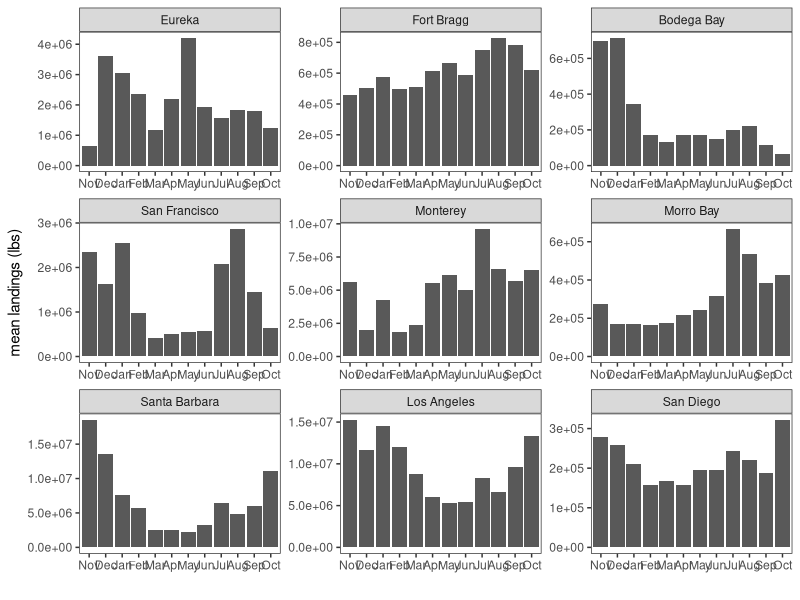
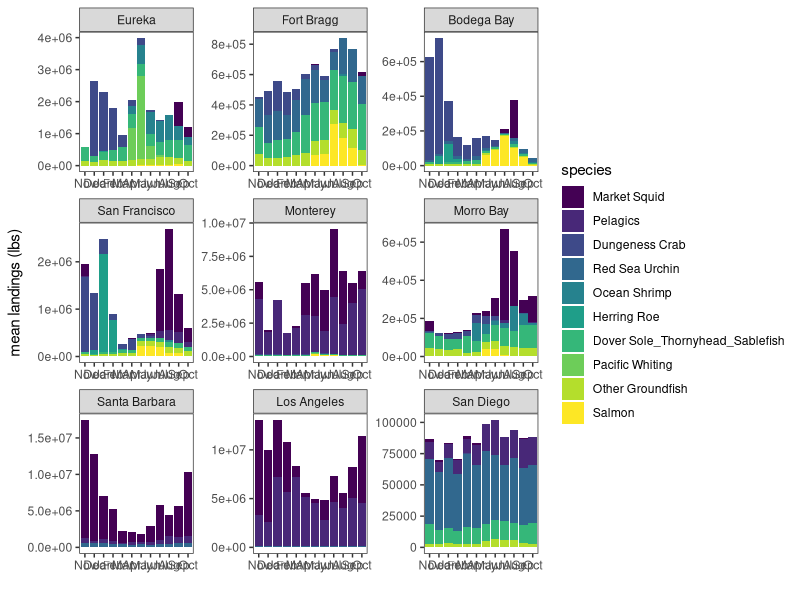
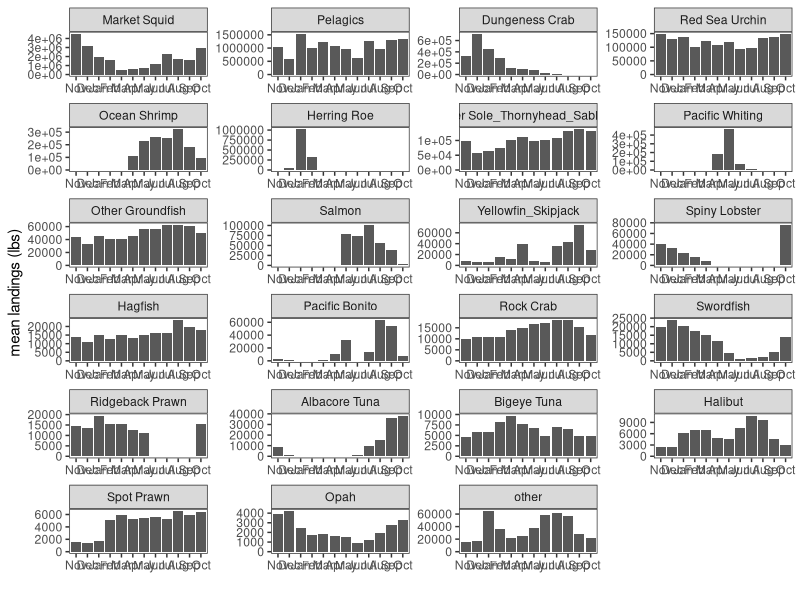

R code for these plots, in order:
# Analysis of the data from the nine areas within California, gathered from the
# California Department of Natural Resources, accessed here: 
# https://wildlife.ca.gov/Fishing/Commercial/Landings

library(stringr)
library(dplyr)
library(reshape2)
library(ggplot2)
library(viridis)


# Import datasets for all areas and for species of interest
all_areas <- read.csv("Data/DFW areas/all_areas.csv")
all_soi <- read.csv("Data/dfw_areas_all_soi.csv")
top_soi <- read.csv("Data/dfw_areas_top_soi.csv")


# Order of areas from North -> South
area_order <- c("Eureka", "Fort Bragg", "Bodega Bay", "San Francisco", 
                "Monterey", "Morro Bay", "Santa Barbara", "Los Angeles",
                "San Diego")

# Abbreviation of months for nice plots
months_abbrev <- c("Jan", "Feb", "Mar", "Apr", "May", "Jun", "Jul", "Aug", 
                   "Sep", "Oct", "Nov", "Dec")

# Species of interest ordered by highest landings 
species_order <- c("Market Squid", "Pelagics", "Dungeness Crab",
                   "Red Sea Urchin", "Ocean Shrimp", "Herring Roe", 
                   "Dover Sole_Thornyhead_Sablefish", "Pacific Whiting",
                   "Other Groundfish", "Salmon", "Yellowfin_Skipjack", 
                   "Spiny Lobster", "Hagfish", "Pacific Bonito", "Rock Crab", 
                   "Swordfish", "Ridgeback Prawn", "Albacore Tuna", 
                   "Bigeye Tuna", "Halibut", "Spot Prawn", "Opah", "other")
# Top species of interest ordered by highest landings
top_species_order <- c("Market Squid", "Pelagics", "Dungeness Crab", 
                       "Red Sea Urchin", "Ocean Shrimp", "Herring Roe", 
                       "Dover Sole_Thornyhead_Sablefish", "Pacific Whiting",
                       "Other Groundfish", "Salmon")


# All landings ----------------------------------------------------------------
all_landings <- all_areas %>% group_by(area, year) %>% 
  summarize(across(January:Landings, sum))

all_landings <- all_landings[, -2]  # remove year column

all_means <- all_landings %>%
  group_by(area) %>%
  summarize(across(January:Landings, mean, na.rm = TRUE))

colnames(all_means) <- c("species", months_abbrev)
all_means <- all_means[, c(1, 12, 13, 2:11)]  # Year starts in Nov.
all_means <- melt(all_means, id_vars = c("area"))
colnames(all_means) <- c("area", "month", "landings")
all_means$area <- factor(all_means$area, levels = area_order)

all_mean_landings <- ggplot(all_means, aes(y = landings, x = month)) +
  geom_bar(stat = "identity") +
  ylab("mean landings (lbs)") + xlab(" ") +
  theme_bw() +
  theme(panel.grid.major = element_blank(), panel.grid.minor = element_blank()) +
  facet_wrap(~area, ncol = 3, scale = "free")

ggsave(filename="Monthly pdf data/Figures/all_landings.pdf", all_mean_landings,
       width=400, height=250, units="mm", dpi=300)


# Find monthly mean for each year for the top species of interest -------------
top_soi2 <- top_soi[, -15]  # remove year column
top_soi2$Species <- str_trim(top_soi2$Species, side = "both")  # Remove extra white spaces

top_soi_means <- top_soi2 %>% 
  group_by(Species, area) %>% 
  summarize(across(January:Landings, mean, na.rm = TRUE))

top_soi_means <- top_soi_means[, -15]  # Remove total landings

colnames(top_soi_means) <- c("species", "area", months_abbrev)  # Update to abbreviated months

# Change column & row order to match analyses
top_soi_means <- top_soi_means[, c(1, 2, 13, 14, 3:12)]  # Year starts in Nov.
top_soi_means <- melt(top_soi_means, id_vars = c("area", "species"))
colnames(top_soi_means) <- c("species", "area", "month", "landings")
top_soi_means$area <- factor(top_soi_means$area, levels = area_order)
top_soi_means$species <- factor(top_soi_means$species, levels = top_species_order)

# Plot monthly means for stable period
monthly_areas <- ggplot(top_soi_means, aes(y = landings, x = month, fill = species)) +
  geom_bar(position = "stack", stat = "identity") +
  ylab("mean landings (lbs)") + xlab(" ") +
  theme_bw() +
  scale_fill_viridis(discrete = TRUE) +
  theme(panel.grid.major = element_blank(), panel.grid.minor = element_blank()) +
  facet_wrap(~area, ncol = 3, scale = "free")

ggsave(filename="Monthly pdf data/Figures/area_monthly_landings.pdf", monthly_areas,
       width=400, height=250, units="mm", dpi=300)


# Overall monthly trends for species of interest ------------------------------
overall_means <- all_soi %>% 
  group_by(Species) %>% 
  summarize(across(January:Landings, mean, na.rm = TRUE))

# Reorder columns & remove total landings
colnames(overall_means) <- c("species", months_abbrev)
overall_means <- overall_means[, c(1, 12, 13, 2:11)]
overall_means <- melt(overall_means, id_vars = c("species"))
colnames(overall_means) <- c("species", "month", "landings")
overall_means$species <- factor(overall_means$species, levels = species_order)

monthly_species <- ggplot(overall_means, aes(y = landings, x = month)) +
  geom_bar(position = "stack", stat = "identity") +
  ylab("mean landings (lbs)") + xlab(" ") +
  theme_bw() +
  scale_fill_viridis(discrete = TRUE) +
  theme(panel.grid.major = element_blank(), panel.grid.minor = element_blank()) +
  facet_wrap(~species, ncol = 4, scale = "free")

ggsave(filename="Monthly pdf data/Figures/monthly_species.pdf", monthly_species,
       width=400, height=350, units="mm", dpi=300)
